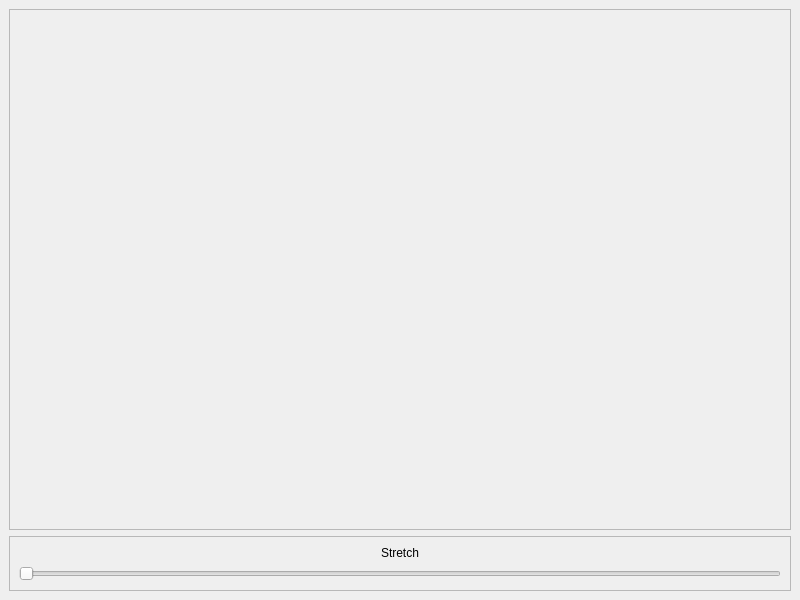
<?xml version="1.0" encoding="UTF-8"?>
<ui version="4.0">
 <class>DemoStretchTuningWindow</class>
 <widget class="QMainWindow" name="DemoStretchTuningWindow">
  <property name="geometry">
   <rect>
    <x>0</x>
    <y>0</y>
    <width>800</width>
    <height>600</height>
   </rect>
  </property>
  <widget class="QWidget" name="centralwidget">
   <layout class="QVBoxLayout" name="verticalLayout">
    <item>
     <widget class="QFrame" name="frmPlot">
      <property name="frameShape">
       <enum>QFrame::StyledPanel</enum>
      </property>
      <property name="frameShadow">
       <enum>QFrame::Raised</enum>
      </property>
     </widget>
    </item>
    <item>
     <widget class="QFrame" name="frame">
      <property name="sizePolicy">
       <sizepolicy hsizetype="Preferred" vsizetype="Maximum">
        <horstretch>0</horstretch>
        <verstretch>0</verstretch>
       </sizepolicy>
      </property>
      <property name="frameShape">
       <enum>QFrame::StyledPanel</enum>
      </property>
      <property name="frameShadow">
       <enum>QFrame::Raised</enum>
      </property>
      <layout class="QVBoxLayout" name="verticalLayout_3">
       <item>
        <widget class="QLabel" name="label">
         <property name="text">
          <string>Stretch</string>
         </property>
         <property name="alignment">
          <set>Qt::AlignCenter</set>
         </property>
        </widget>
       </item>
       <item>
        <widget class="QSlider" name="valStretch">
         <property name="maximum">
          <number>100</number>
         </property>
         <property name="orientation">
          <enum>Qt::Horizontal</enum>
         </property>
        </widget>
       </item>
      </layout>
     </widget>
    </item>
   </layout>
  </widget>
 </widget>
 <resources/>
 <connections/>
</ui>
